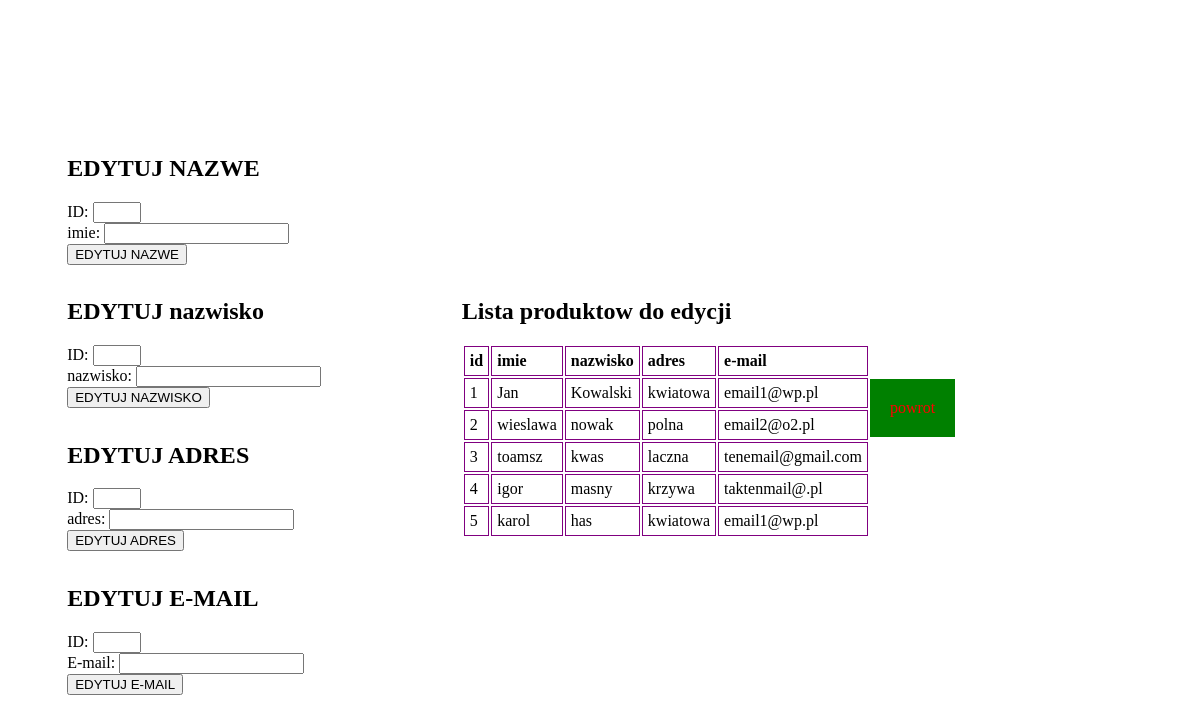
Page /edit_customer.php on the earlier database version.
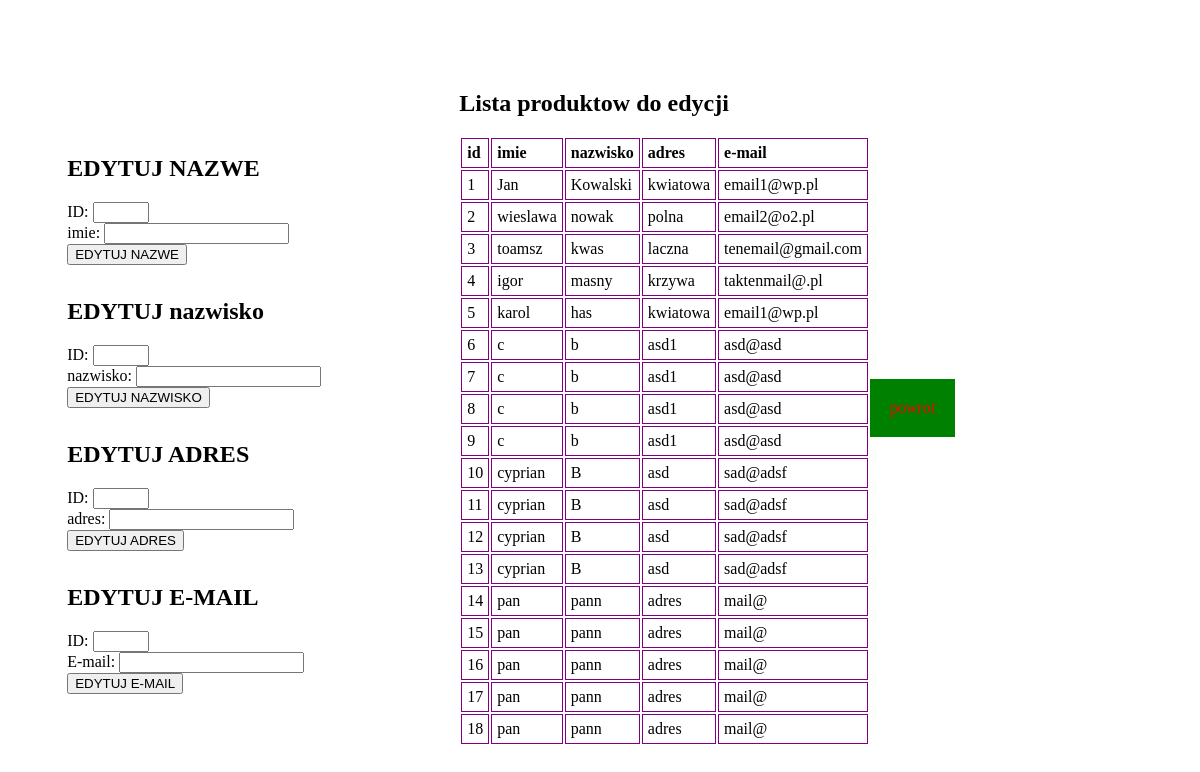
Same page on the later database version.
### tables this page shows
CREATE TABLE `customers` (
  `id` int(11) NOT NULL,
  `imie` varchar(20) DEFAULT NULL,
  `nazwisko` varchar(30) DEFAULT NULL,
  `adres` varchar(30) DEFAULT NULL,
  `e_mail` varchar(30) DEFAULT NULL
);

### edit_customer.php (the view, shortened to what this page needs)
<!DOCTYPE html>
<html lang="en">
<head>
    <?php
    $zmiennaD = mysqli_connect("localhost", "root", "", "erpdatabase");
    $zmienna2 = "SELECT max(id) FROM customers";
    $max_id_array = mysqli_query($zmiennaD, $zmienna2);
    $max_id = 0;
    while ($row = mysqli_fetch_array($max_id_array)) {
        $max_id = $row['max(id)'];
    }
    $zmienna3 = "SELECT min(id) FROM customers";
    $min_id_array = mysqli_query($zmiennaD, $zmienna3);
    $min_id = 0;
    while ($row2 = mysqli_fetch_array($min_id_array)) {
        $min_id = $row2['min(id)'];
    }
    ?>
</head>
<body>
    <main>
        <section>
            <form action="edit_customer.php" method="post">
                <h1>EDYTUJ NAZWE</h1>
                <label for="id">ID:</label>
                <input type="number" name="id" min="<?php echo ($min_id); ?>" max="<?php echo ($max_id); ?>" ></br>
                <label for="imie">imie:</label>
                <input type="text" name="imie">
                <input type="submit" value="EDYTUJ NAZWE">
            </form>
        </section>
        <section>
            <form action="edit_customer.php" method="post">
                <h1>EDYTUJ nazwisko</h1>
                <label for="id">ID:</label>
                <input type="number" name="id" min="<?php echo ($min_id); ?>" max="<?php echo ($max_id); ?>" ></br>
                <label for="nazwisko">nazwisko:</label>
                <input type="text" name="nazwisko">
                <input type="submit" value="EDYTUJ NAZWISKO">
            </form>
        </section>
        <section>
            <form action="edit_customer.php" method="post">
                <h1>EDYTUJ ADRES</h1>
                <label for="id">ID:</label>
                <input type="number" name="id" min="<?php echo ($min_id); ?>" max="<?php echo ($max_id); ?>" ></br>
                <label for="adres">adres:</label>
                <input type="text" name="adres">
                <input type="submit" value="EDYTUJ ADRES">
            </form>
        </section>
        <section>
            <form action="edit_customer.php" method="post">
                <h1>EDYTUJ E-MAIL</h1>
                <label for="id">ID:</label>
                <input type="number" name="id" min="<?php echo ($min_id); ?>" max="<?php echo ($max_id); ?>" ></br>
                <label for="e_mail">E-mail:</label>
                <input type="text"  name="e_mail">
                <input type="submit" value="EDYTUJ E-MAIL">
            </form>
        </section>
    </main>
    <nav>
        <h1>Lista produktow do edycji</h1>
        <?php
        $zmiennaA = mysqli_connect("localhost", "root", "", "erpdatabase");
        $sprawdzanie = "SELECT id, imie, nazwisko, adres, e_mail FROM customers  ";
        $wysylanie = mysqli_query($zmiennaA, $sprawdzanie);
        echo "<table>";
        echo "<tr>";
        echo "<td>";
        echo "<b>" . "id";
        echo "</td>";
        echo "<td>";
        echo "<b>" . "imie";
        echo "</td>";
        echo "<td>";
        echo "<b>" . "nazwisko";
        echo "</td>";
        echo "<td>";
        echo "<b>" . "adres";
        echo "</td>";
        echo "<td>";
        echo "<b>" . "e-mail";
        echo "</td>";
        echo "</tr>";
        while ($pobieranie = mysqli_fetch_array($wysylanie)) {
            echo "<tr>";
            echo "<td>" . $pobieranie["id"] . " " . "</td>";
            echo "<td>" . $pobieranie["imie"] . " " . "</td>";
            echo "<td>" . $pobieranie["nazwisko"] . " " . "</td>";
            echo "<td>" . $pobieranie["adres"] . " " . "</td>";
            echo "<td>" . $pobieranie["e_mail"] . " " . "</td>";
            echo "</tr>";
        }
        echo "</table>";
        ?>
    </nav>
    <a href="index.html" class="powrot">powrot</a>
</body>
</html>

Differences in the rows shown:
added customers: id "6", imie "c", nazwisko "b", adres "asd1", e_mail "asd@asd"
added customers: id "7", imie "c", nazwisko "b", adres "asd1", e_mail "asd@asd"
added customers: id "8", imie "c", nazwisko "b", adres "asd1", e_mail "asd@asd"
added customers: id "9", imie "c", nazwisko "b", adres "asd1", e_mail "asd@asd"
added customers: id "10", imie "cyprian", nazwisko "B", adres "asd", e_mail "sad@adsf"
added customers: id "11", imie "cyprian", nazwisko "B", adres "asd", e_mail "sad@adsf"
added customers: id "12", imie "cyprian", nazwisko "B", adres "asd", e_mail "sad@adsf"
added customers: id "13", imie "cyprian", nazwisko "B", adres "asd", e_mail "sad@adsf"
added customers: id "14", imie "pan", nazwisko "pann", adres "adres", e_mail "mail@"
added customers: id "15", imie "pan", nazwisko "pann", adres "adres", e_mail "mail@"
added customers: id "16", imie "pan", nazwisko "pann", adres "adres", e_mail "mail@"
added customers: id "17", imie "pan", nazwisko "pann", adres "adres", e_mail "mail@"
added customers: id "18", imie "pan", nazwisko "pann", adres "adres", e_mail "mail@"
